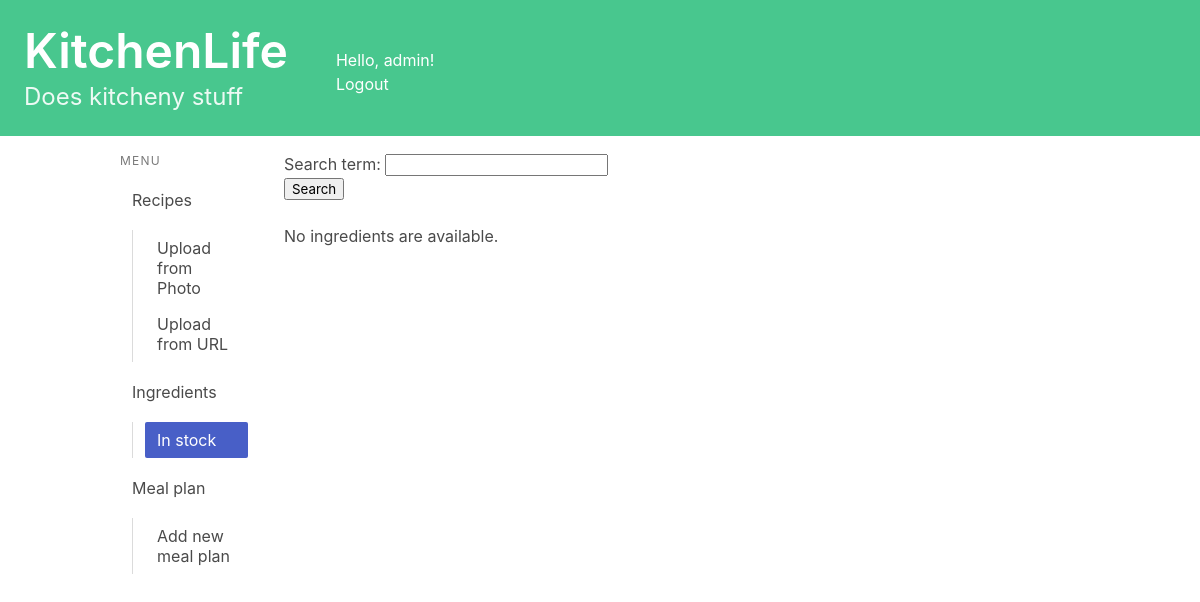
/cupboard/cupboard/ (signed in), run on an earlier commit of the app's database.
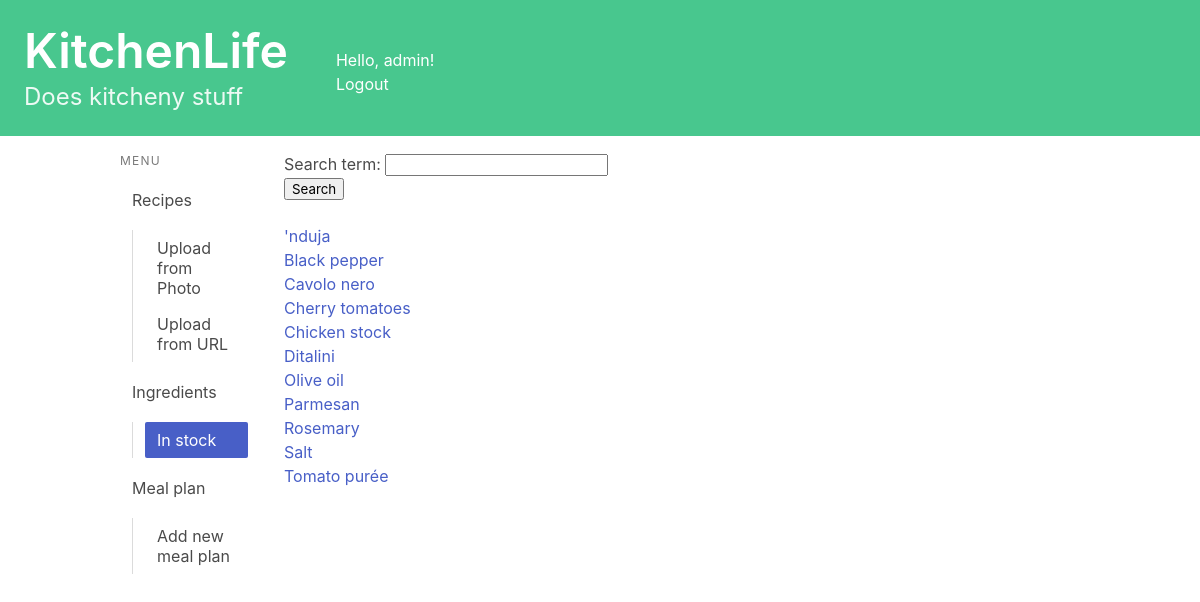
And on a later commit of the database.
### cupboard/models.py (models this page shows, shortened)
class Ingredient(models.Model):
    name = models.CharField(max_length=50)

### cupboard/views.py (the view)
# urls.py: path('cupboard/', views.cupboard_index, name='cupboard_index'),
@login_required
def cupboard_index(request):
    profile = request.user.profile
    if request.method == 'POST':
        form = SearchForm(request.POST)
        if form.is_valid():
            filtered_ingredient = form.cleaned_data['search_term']
            ingredient_list = profile.ingredients_owned.filter(name__contains=filtered_ingredient).order_by("name")
    else:
        form = SearchForm()
        ingredient_list = profile.ingredients_owned.all().order_by("name")
    context = {'ingredient_list': ingredient_list, 'form': form}
    return render(request, 'cupboard/ingredients_index.html', context)

### recipes/forms.py
class SearchForm(forms.Form):
    search_term = forms.CharField(max_length=50)

### recipes/templatetags/is_active.py (called while the page is built)
@register.simple_tag
def is_active(request, url):
    if reverse(url) == request.path:
        return "is-active"
    return ""

### cupboard/templates/cupboard/ingredients_index.html (shortened to what this page needs)
{% extends 'base.html' %}
{% block content %}
<ul>
    <form method="post">
         {{ form.as_p }}
        <button type="submit">Search</button>
    </form>
    <br>
{% if ingredient_list %}
    {% for ingredient in ingredient_list %}
    <li><a href="{% url 'cupboard:ingredient_detail' ingredient.id %}">{{ ingredient.name }}</a></li>
    {% endfor %}
{% else %}
    <p>No ingredients are available.</p>
{% endif %}
</ul>
{% endblock content %}

### kitchenlife/templates/base.html (shortened to what this page needs)
<!DOCTYPE html>
<html lang="en">
{% load is_active %}
<head>
    <link rel="stylesheet"
          href="https://cdn.jsdelivr.net/npm/bulma@0.9.3/css/bulma.min.css">
</head>
<body>
    <a href="{% url 'index' %} ">
        <section class="hero is-small is-success mb-4">
            <div class="columns">
                <div class="column">
                    <div class="hero-body">
                        <h1 class="title is-1">KitchenLife</h1>
                        <p class="subtitle is-4">
                            Does kitcheny stuff
                        </p>
                    </div>
                </div>
                <div class="column">
                    <br><br>
                    Hello, {{ user.username|default:'Guest' }}!
                    <div>
                        {% if user.is_authenticated %}
                            <a href="{% url 'logout' %}">Logout</a>
                        {% else %}
                            <a href="{% url 'login' %}">Login</a>
                        {% endif %}
                    </div>
                </div>
            </div>
        </section>
    </a>
    <div class="container">
        <div class="columns">
            <div class="column is-2">
                <aside class="menu">
                  <p class="menu-label">
                    Menu
                  </p>
                  <ul class="menu-list">
                    <li>
                        <a href="{% url 'recipes:index' %}" class="{% is_active request 'recipes:index' %}">Recipes</a>
                            <ul>
                                <li><a href="{% url 'recipes:upload_photo' %}" class="{% is_active request 'recipes:upload_photo' %}">Upload from Photo</a></li>
                                <li><a href="{% url 'recipes:upload_url' %}" class="{% is_active request 'recipes:upload_url' %}">Upload from URL</a></li>
                            </ul>
                    </li>
                    <li>
                        <a  href="{% url 'cupboard:ingredients_index' %}" class="{% is_active request 'cupboard:ingredients_index' %}">Ingredients</a>
                        <ul>
                            <a href="{% url 'cupboard:cupboard_index' %}" class="{% is_active request 'cupboard:cupboard_index' %}">In stock</a>
                        </ul>
                    </li>
                    <li>
                        <a href="{% url 'mealplan:meal_plan_index' %}" class="{% is_active request 'mealplan:meal_plan_index' %}">Meal plan</a>
                        <ul>
                          <li>
                            <a href="{% url 'mealplan:add_meal_plan' %}" class="{% is_active request 'mealplan:add_meal_plan' %}">Add new meal plan</a>
                          </li>
                        </ul>
                    </li>
                  </ul>
                </aside>
            </div>
            <div class="column">
                {% block content %}
                {% endblock content %}
            </div>
        </div>
    </div>
</body>
</html>

What changed in the data, as far as the page shows it:
added Ingredient: name "'nduja"
added Ingredient: name "Black pepper"
added Ingredient: name "Cavolo nero"
added Ingredient: name "Cherry tomatoes"
added Ingredient: name "Chicken stock"
added Ingredient: name "Ditalini"
added Ingredient: name "Olive oil"
added Ingredient: name "Parmesan"
added Ingredient: name "Rosemary"
added Ingredient: name "Salt"
added Ingredient: name "Tomato purée"
Also different on the page:
text no longer shown: "No ingredients are available."
